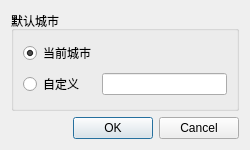
<?xml version="1.0" encoding="UTF-8"?>
<ui version="4.0">
 <class>Setting</class>
 <widget class="QDialog" name="Setting">
  <property name="geometry">
   <rect>
    <x>0</x>
    <y>0</y>
    <width>250</width>
    <height>150</height>
   </rect>
  </property>
  <property name="windowTitle">
   <string>设置</string>
  </property>
  <layout class="QGridLayout" name="gridLayout">
   <item row="0" column="0">
    <widget class="QGroupBox" name="groupBox_2">
     <property name="title">
      <string>默认城市</string>
     </property>
     <layout class="QGridLayout" name="gridLayout_2">
      <item row="1" column="0">
       <widget class="QRadioButton" name="ui_radio_cus">
        <property name="text">
         <string>自定义</string>
        </property>
       </widget>
      </item>
      <item row="1" column="1">
       <widget class="QLineEdit" name="ui_city_input"/>
      </item>
      <item row="0" column="0">
       <widget class="QRadioButton" name="ui_radio_curr">
        <property name="text">
         <string>当前城市</string>
        </property>
        <property name="checked">
         <bool>true</bool>
        </property>
       </widget>
      </item>
     </layout>
    </widget>
   </item>
   <item row="1" column="0">
    <widget class="QDialogButtonBox" name="buttonBox">
     <property name="orientation">
      <enum>Qt::Horizontal</enum>
     </property>
     <property name="standardButtons">
      <set>QDialogButtonBox::Cancel|QDialogButtonBox::Ok</set>
     </property>
    </widget>
   </item>
  </layout>
 </widget>
 <resources/>
 <connections>
  <connection>
   <sender>buttonBox</sender>
   <signal>accepted()</signal>
   <receiver>Setting</receiver>
   <slot>accept()</slot>
   <hints>
    <hint type="sourcelabel">
     <x>248</x>
     <y>254</y>
    </hint>
    <hint type="destinationlabel">
     <x>157</x>
     <y>274</y>
    </hint>
   </hints>
  </connection>
  <connection>
   <sender>buttonBox</sender>
   <signal>rejected()</signal>
   <receiver>Setting</receiver>
   <slot>reject()</slot>
   <hints>
    <hint type="sourcelabel">
     <x>316</x>
     <y>260</y>
    </hint>
    <hint type="destinationlabel">
     <x>286</x>
     <y>274</y>
    </hint>
   </hints>
  </connection>
 </connections>
</ui>
